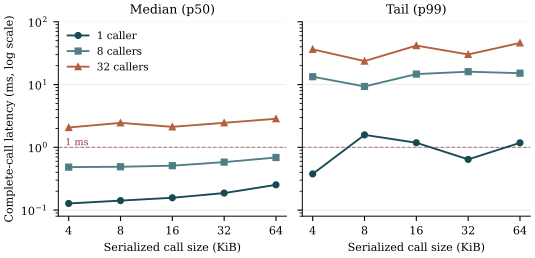

This figure's Python source:
"""Figure 7: complete optimizer-call scaling by request size and concurrency.

The source is the committed Stage E0 artifact produced by
``bench.optimizer_e2e_scaling``. The figure shows the admitted joint-rewrite
path because it is the production path with the most planning work. Values are
pooled order statistics across five randomized 1,024-call replications per
cell. The JSON retains replication-level intervals and the guarded-reference
control.
"""

from __future__ import annotations

import json
from pathlib import Path
from typing import Any

import matplotlib.pyplot as plt


plt.rcParams.update(
    {
        "font.family": "serif",
        "font.size": 8,
        "axes.labelsize": 8,
        "axes.titlesize": 9,
        "legend.fontsize": 7.5,
        "mathtext.fontset": "cm",
        "pdf.fonttype": 42,
        "ps.fonttype": 42,
        "axes.linewidth": 0.7,
    }
)

OUT = Path(__file__).resolve().parent / "fig7_overhead_scaling.pdf"
DATA = (
    Path(__file__).resolve().parents[1]
    / "repro"
    / "optimizer-e2e-scaling-2026-09-04.json"
)

COLORS = {1: "#174a52", 8: "#4f7f86", 32: "#b45f3c"}
MARKERS = {1: "o", 8: "s", 32: "^"}
GRID = "#9a9a9a"
REFERENCE = "#8e3b46"


def _load_rows() -> list[dict[str, Any]]:
    payload = json.loads(DATA.read_text(encoding="utf-8"))
    if payload.get("paper_evidence") is not False:
        raise RuntimeError("Figure 7 expects the explicitly diagnostic Stage E0 run")
    rows = [
        row
        for row in payload["aggregate_measurements_us_and_throughput"]
        if row["scenario"] == "joint_admitted_rewrite"
    ]
    if len(rows) != 15:
        raise RuntimeError(
            f"expected 15 admitted-rewrite matrix cells, found {len(rows)}"
        )
    return rows


def main() -> None:
    rows = _load_rows()
    sizes = sorted({int(row["target_call_json_bytes"]) // 1_024 for row in rows})
    concurrencies = sorted({int(row["concurrency"]) for row in rows})

    fig, axes = plt.subplots(1, 2, figsize=(5.5, 2.75), sharex=True, sharey=True)
    for axis, percentile in zip(axes, ("p50_us", "p99_us"), strict=True):
        for concurrency in concurrencies:
            by_size = {
                int(row["target_call_json_bytes"]) // 1_024: row
                for row in rows
                if int(row["concurrency"]) == concurrency
            }
            latency_ms = [
                float(by_size[size]["e2e"][percentile]) / 1_000 for size in sizes
            ]
            axis.plot(
                range(len(sizes)),
                latency_ms,
                marker=MARKERS[concurrency],
                color=COLORS[concurrency],
                linewidth=1.35,
                markersize=4.2,
                label=(
                    f"{concurrency} caller"
                    if concurrency == 1
                    else f"{concurrency} callers"
                ),
                zorder=3,
            )
        axis.axhline(
            1.0,
            color=REFERENCE,
            alpha=0.7,
            linewidth=0.75,
            linestyle="--",
            zorder=1,
        )
        axis.set_yscale("log")
        axis.set_ylim(0.08, 100)
        axis.set_xticks(range(len(sizes)))
        axis.set_xticklabels([str(size) for size in sizes])
        axis.set_xlabel("Serialized call size (KiB)")
        axis.grid(axis="y", which="major", color=GRID, alpha=0.28, linewidth=0.5)
        axis.spines["top"].set_visible(False)
        axis.spines["right"].set_visible(False)

    axes[0].set_title("Median (p50)")
    axes[1].set_title("Tail (p99)")
    axes[0].set_ylabel("Complete-call latency (ms, log scale)")
    axes[0].text(
        0.03,
        1.08,
        "1 ms",
        color=REFERENCE,
        fontsize=7,
        transform=axes[0].get_yaxis_transform(),
    )
    axes[0].legend(loc="upper left", frameon=False, ncol=1)

    fig.tight_layout(w_pad=1.0)
    fig.savefig(OUT, format="pdf", dpi=300, bbox_inches="tight", pad_inches=0.04)
    plt.close(fig)
    print(f"wrote {OUT}")


if __name__ == "__main__":
    main()
